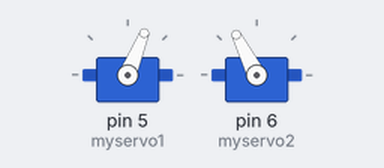
Bench run of a sketch on a simulated Arduino Uno, built with avr-gcc and run on an emulated ATmega328P. Parts: 2 × servo.

Above: at 0.05 s.
At 4.0 s:
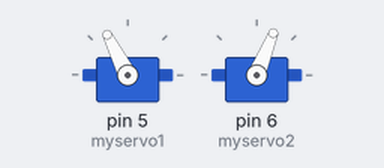
Timing chart, 0 to 5.2 s (numbered marks = the images above):
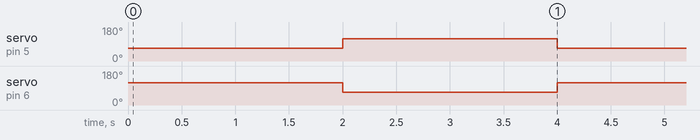

The sketch:

11.ino
```cpp
//On Roboclaw set switch 1 and 6 on.

#include <Servo.h>

Servo myservo1;  // create servo object to control a Roboclaw channel
Servo myservo2;  // create servo object to control a Roboclaw channel

int pos = 0;    // variable to store the servo position

void setup()
{
  myservo1.attach(5);  // attaches the RC signal on pin 5 to the servo object
  myservo2.attach(6);  // attaches the RC signal on pin 6 to the servo object
}

void loop()
{
  myservo1.writeMicroseconds(1250);  //full forward
  myservo2.writeMicroseconds(1750);  //full reverse
  delay(2000);
  myservo1.writeMicroseconds(1750);  //full reverse
  myservo2.writeMicroseconds(1250);  //full forward
  delay(2000);
} 
```

Measured:
- by itself, servo on pin 5 (myservo1), servo on pin 6 (myservo2): alternates 117° for 2.0 s and 68° for 2.0 s
